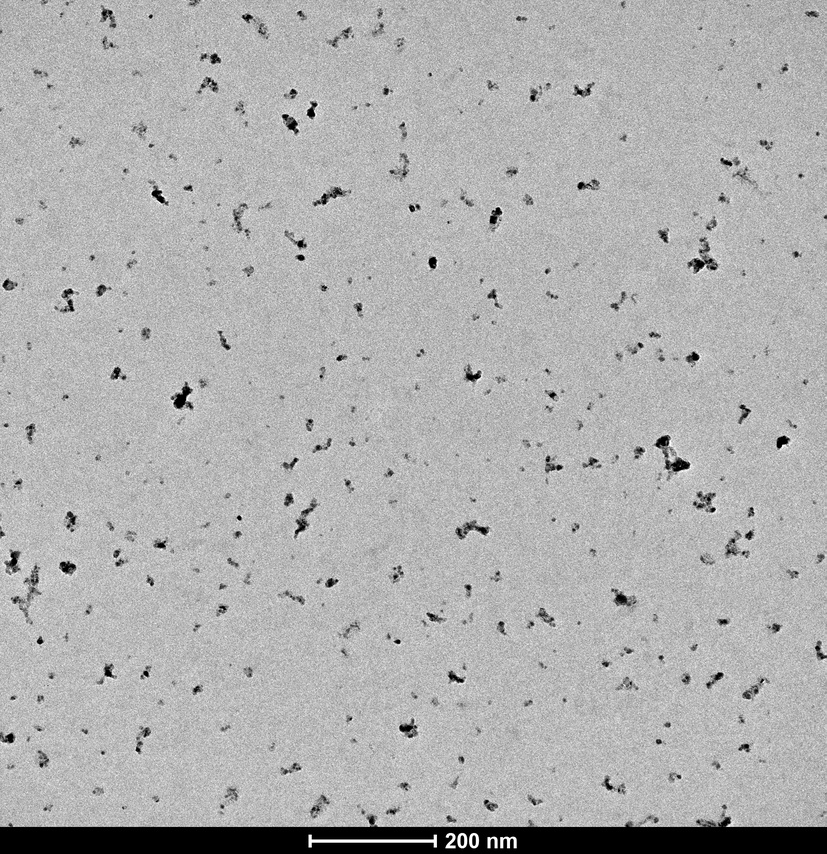
#> input picture sample_image_1.jpg, 827 x 854 px, shrunk from 2048 x 2115 before the run; its folder holds only this picture in this run
$ python -i clahe_filter.py   (imports and definitions only)
#> lines starting #> are read from the running program, lines starting #| are printed output that depends on the picture; after the words box and inside, x2 and y2 are one past the last pixel; in counts of white or black regions, pixels touching at a corner belong together
# SPDX-License-Identifier: GPL-3.0-or-later
#
# NanoPSD: Automated Nanoparticle Shape Distribution Analysis
# Copyright (C) 2026 Md Fazlul Huq
#
# This program is free software: you can redistribute it and/or modify
# it under the terms of the GNU General Public License as published by
# the Free Software Foundation, either version 3 of the License, or
# (at your option) any later version.
#
# This program is distributed in the hope that it will be useful,
# but WITHOUT ANY WARRANTY; without even the implied warranty of
# MERCHANTABILITY or FITNESS FOR A PARTICULAR PURPOSE.  See the
# GNU General Public License for more details.
#
# You should have received a copy of the GNU General Public License
# along with this program.  If not, see <https://www.gnu.org/licenses/>.

# Import OpenCV for image processing functions
import cv2
import os
import numpy as np


def preprocess_image(
    image_path, save_steps=False, output_dir="outputs/preprocessing_steps",
    bright_particles=False, norm_min=None, norm_max=None, otsu_threshold=None,
    manual_threshold=None,
    adaptive_threshold=False, adaptive_block_size=51, adaptive_c=15,
):
    """
    Preprocesses a microscopy image by enhancing contrast, smoothing, and thresholding.

    Parameters:
    -----------
    image_path : str
        Path to the grayscale input image.
    save_steps : bool, optional (default=False)
        If True, save intermediate preprocessing steps for visualization.
    output_dir : str, optional (default="outputs/preprocessing_steps")
        Directory to save intermediate images.
    bright_particles : bool, optional (default=False)
        If True, skip inversion (use for bright particles on dark backgrounds).
    norm_min, norm_max : int or None, optional (default=None)
        When both are provided, they override the automatic per-image
        min/max used by cv2.normalize(NORM_MINMAX). Use this when
        preprocessing a cropped region of a larger image to keep the
        normalization consistent with the full original (prevents noise
        amplification when extreme-intensity regions like the scale bar
        were cropped out). When either is None, behavior is unchanged.
    otsu_threshold : float or None, optional (default=None)
        When provided, use this as a fixed binary threshold instead of
        running Otsu on the image. Use this to apply a threshold computed
        from the full original image to a cropped region, so both use the
        same intensity cutoff. When None, Otsu runs normally on the
        input image's own histogram (existing behavior).
    manual_threshold : float or None, optional (default=None)
        When provided (via the --threshold CLI flag), use this as a
        fixed binary threshold applied to the LIGHTLY BLURRED ORIGINAL
        image, skipping CLAHE and normalization entirely. This preserves
        the user's intensity-space intuition — the threshold value they
        pass on the CLI is applied directly to the original image pixels.
        Use this for images where Otsu fails, e.g., minority-class dark
        particles. When None, the normal preprocessing pipeline runs.
        Takes precedence over otsu_threshold when both are provided.
    adaptive_threshold : bool, optional (default=False)
        When True (via --threshold adaptive), use OpenCV's adaptive
        Gaussian thresholding instead of Otsu. Each pixel is compared
        against the mean of its local neighborhood (of size
        adaptive_block_size), with adaptive_c subtracted. Good for images
        with uneven lighting or minority-class particles where a single
        global threshold can't capture all particles. CLAHE and
        normalization are skipped (adaptive thresholding is already a
        local method — double-adapting produces noise). Takes precedence
        over both manual_threshold and otsu_threshold.
    adaptive_block_size : int, optional (default=51)
        Size of the local neighborhood used by adaptive thresholding.
        Must be an odd integer >= 3. Larger values average over a wider
        area (less responsive to small features); smaller values are
        more responsive but can be noisier.
    adaptive_c : int, optional (default=15)
        Constant subtracted from the local mean before comparison.
        Larger values make the threshold more conservative (fewer
        pixels are marked foreground); smaller values are more
        permissive (more pixels marked foreground, including more
        noise). Typical range: 5-25.

    Returns:
    --------
    binary : np.ndarray (bool)
        A binary image (True for foreground/particles, False for background).
    image : np.ndarray (uint8)
        The original grayscale image.
    """
#> called with image_path = '../../sample_image_1.jpg', save_steps = False, output_dir = 'outputs/preprocessing_steps', bright_particles = False, adaptive_threshold = False, adaptive_block_size = 51, adaptive_c = 15

    # Create output directory if saving steps
    if save_steps:
        os.makedirs(output_dir, exist_ok=True)
        base_name = os.path.splitext(os.path.basename(image_path))[0]

    # Step 1: Read the image in grayscale mode
    image = cv2.imread(image_path, cv2.IMREAD_GRAYSCALE)
#> image is the input picture: shape (854, 827); min 0, max 255, mean 175.8

    if save_steps:
        cv2.imwrite(f"{output_dir}/{base_name}_step1_original.png", image)
        print(f"Saved: {output_dir}/{base_name}_step1_original.png")

    # Short-circuit: if user provided --threshold adaptive, use OpenCV's
    # adaptive Gaussian thresholding. Skip normalize, CLAHE, and Otsu —
    # adaptive thresholding is ALREADY a local method, so running CLAHE
    # before it double-adapts and amplifies matrix texture noise (verified
    # empirically: CLAHE gave 17,456 noise blobs vs 1,263 real particles
    # on a test image). Only a light blur + adaptiveThreshold + inversion.
    if adaptive_threshold:
        # Light Gaussian blur to reduce JPEG / sensor noise.
        blurred = cv2.GaussianBlur(image, (3, 3), 0)
        if save_steps:
            cv2.imwrite(f"{output_dir}/{base_name}_step2_adaptive_blur.png", blurred)
            print(f"Saved: {output_dir}/{base_name}_step2_adaptive_blur.png")

        # cv2.adaptiveThreshold with THRESH_BINARY_INV means:
        # pixels DARKER than (local_mean - C) become foreground.
        # That's the default dark-particle case.
        # For bright particles, use THRESH_BINARY (pixels BRIGHTER than
        # local_mean + C become foreground) — NO post-inversion needed
        # since the polarity is embedded in the threshold type.
        thresh_type = (
            cv2.THRESH_BINARY if bright_particles else cv2.THRESH_BINARY_INV
        )
        binary = cv2.adaptiveThreshold(
            blurred, 255, cv2.ADAPTIVE_THRESH_GAUSSIAN_C,
            thresh_type, int(adaptive_block_size), int(adaptive_c)
        )
        if save_steps:
            cv2.imwrite(f"{output_dir}/{base_name}_step3_adaptive_threshold.png", binary)
            print(f"Saved: {output_dir}/{base_name}_step3_adaptive_threshold.png")

        return binary > 0, image

    # Short-circuit: if user provided --threshold VALUE, skip the full
    # normalize → CLAHE → blur pipeline. Instead, apply a light blur to
    # reduce JPEG noise and apply the user's threshold directly to the
    # ORIGINAL image. This preserves intensity-space intuition — the user
    # sees the original image, picks a threshold based on those pixel
    # values, and that's exactly the threshold that gets applied.
    if manual_threshold is not None:
        # Light Gaussian blur to reduce JPEG / sensor noise (same kernel
        # as the regular path's Step 4, but applied to the raw image).
        blurred = cv2.GaussianBlur(image, (3, 3), 0)
        if save_steps:
            cv2.imwrite(f"{output_dir}/{base_name}_step2_manual_blur.png", blurred)
            print(f"Saved: {output_dir}/{base_name}_step2_manual_blur.png")

        _, binary = cv2.threshold(
            blurred, float(manual_threshold), 255, cv2.THRESH_BINARY
        )
        if save_steps:
            cv2.imwrite(f"{output_dir}/{base_name}_step3_manual_threshold.png", binary)
            print(f"Saved: {output_dir}/{base_name}_step3_manual_threshold.png")

        # Inversion logic is preserved (same as regular path).
        if not bright_particles:
            binary = 255 - binary
        if save_steps:
            cv2.imwrite(f"{output_dir}/{base_name}_step4_manual_inverted.png", binary)

        return binary > 0, image

    # Step 2: Normalize to 8-bit intensity range (0-255)
    # When anchor values are provided (by interactive-ROI mode), use them so
    # the crop is stretched using the ORIGINAL image's intensity range. This
    # avoids amplifying noise when the crop's own min/max is narrower than
    # the full image's.
    if norm_min is not None and norm_max is not None and norm_max > norm_min:
        # Linear stretch using the external anchor, clipped to [0, 255]
        normalized = np.clip(
            (image.astype(np.float32) - float(norm_min))
            * 255.0 / float(norm_max - norm_min),
            0, 255,
        ).astype(np.uint8)
    else:
        # Original behavior: per-image min/max stretch
        normalized = cv2.normalize(image, None, 0, 255, cv2.NORM_MINMAX)

    if save_steps:
        cv2.imwrite(f"{output_dir}/{base_name}_step2_normalized.png", normalized)
        print(f"Saved: {output_dir}/{base_name}_step2_normalized.png")

    # Step 3: Apply CLAHE to enhance local contrast
    clahe = cv2.createCLAHE(clipLimit=2.0, tileGridSize=(8, 8))
    enhanced = clahe.apply(normalized)
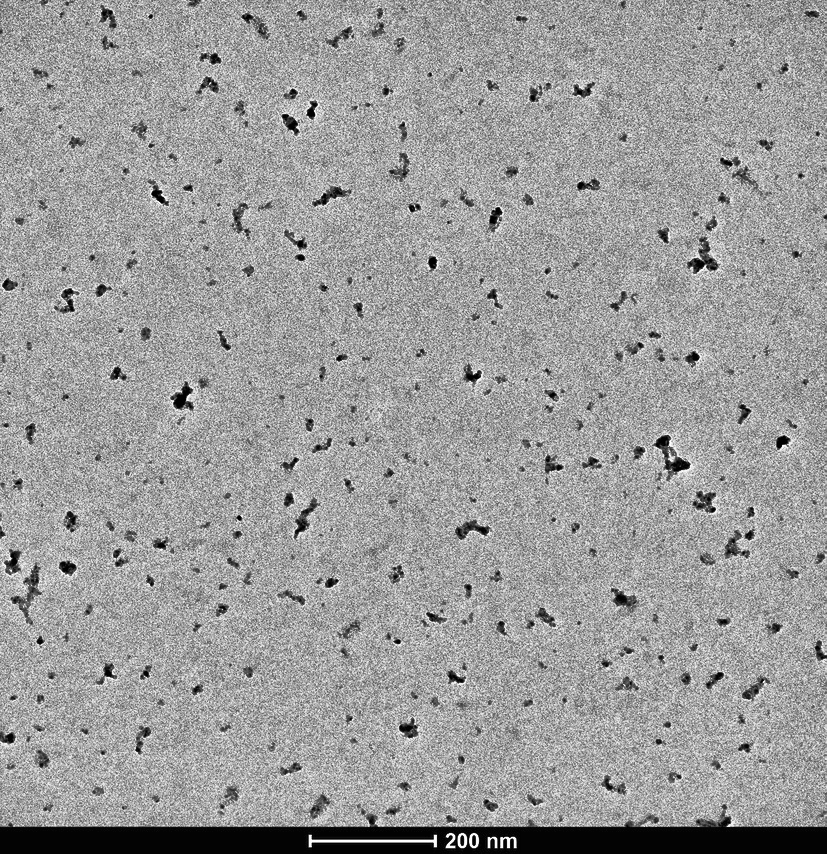
#> enhanced: shape (854, 827); min 1, max 255, mean 155.8

    if save_steps:
        cv2.imwrite(f"{output_dir}/{base_name}_step3_clahe.png", enhanced)
        print(f"Saved: {output_dir}/{base_name}_step3_clahe.png")

    # Step 4: Apply Gaussian blur to smooth the image
    blurred = cv2.GaussianBlur(enhanced, (3, 3), 0)

    if save_steps:
        cv2.imwrite(f"{output_dir}/{base_name}_step4_gaussian_blur.png", blurred)
        print(f"Saved: {output_dir}/{base_name}_step4_gaussian_blur.png")

    # Step 5: Binarize. Either use a provided threshold (from the full
    # original image — interactive-ROI mode) or let Otsu pick one from the
    # current image's histogram (default behavior).
    if otsu_threshold is not None:
        _, binary = cv2.threshold(
            blurred, float(otsu_threshold), 255, cv2.THRESH_BINARY
        )
    else:
        _, binary = cv2.threshold(
            blurred, 0, 255, cv2.THRESH_BINARY + cv2.THRESH_OTSU
        )
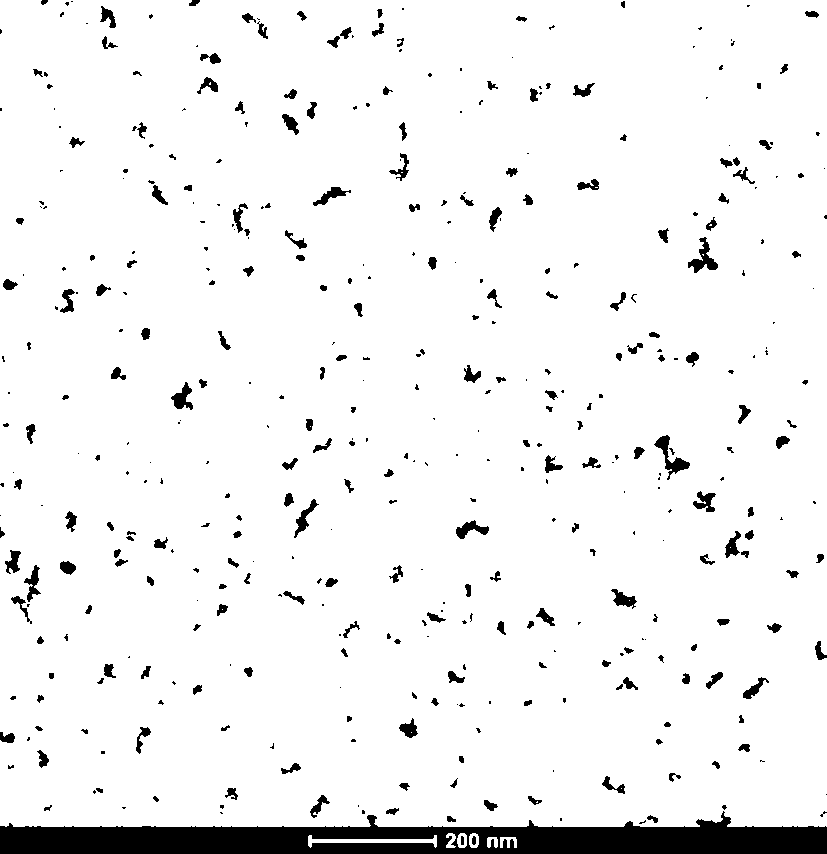
#> binary: shape (854, 827); 94.3% white; 430 black regions (207 under 20 px), largest, box (x1, y1, x2, y2) and area: (0, 811, 827, 854) 21677, (654, 435, 690, 480) 458, (688, 237, 718, 273) 409

    if save_steps:
        cv2.imwrite(f"{output_dir}/{base_name}_step5_otsu_threshold.png", binary)
        print(f"Saved: {output_dir}/{base_name}_step5_otsu_threshold.png")

    # Step 6: Invert the binary image (skip if bright particles)
    if not bright_particles:
        binary = 255 - binary

    if save_steps:
        cv2.imwrite(f"{output_dir}/{base_name}_step6_inverted.png", binary)
        print(f"Saved: {output_dir}/{base_name}_step6_inverted.png")

    # Return the binary image as a boolean array and the original normalized image
    return binary > 0, image

# [48 lines left out: function compute_full_image_otsu, not called in this run]

>>> result = preprocess_image('../../sample_image_1.jpg')
